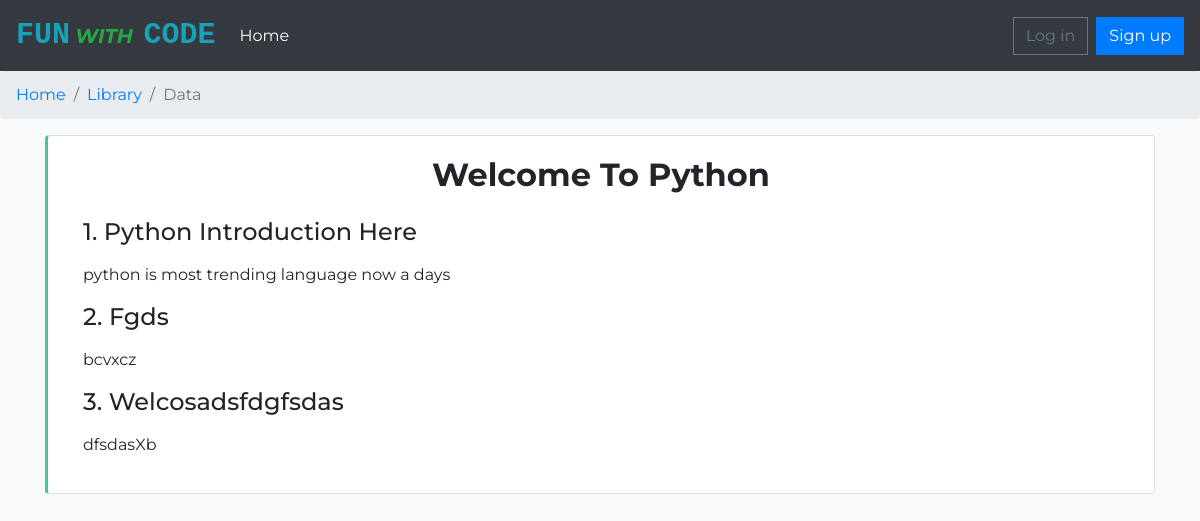
Screenshot of /post-detail/2/ with the database file from the repository.
### webapp/models.py (models this page shows, shortened)
class ArticleHeading(models.Model):
    name = models.CharField(max_length=100)
    language = models.ForeignKey(Languages,on_delete=models.CASCADE)
    created_by = models.ForeignKey(User,on_delete=models.CASCADE)
    status = models.IntegerField(default=0)
    created_at = models.DateTimeField(auto_now_add=True)
    updated_at = models.DateTimeField(auto_now=True)

class ArticleSubHeading(models.Model):
    name = models.CharField(max_length=100)
    description = models.TextField(max_length=1000,null=True,blank=True)
    heading = models.ForeignKey(ArticleHeading,on_delete=models.CASCADE)
    status = models.IntegerField(default=0)
    created_by = models.ForeignKey(User,on_delete=models.CASCADE)
    created_at = models.DateTimeField(auto_now_add=True)
    updated_at = models.DateTimeField(auto_now=True)

### webapp/views.py (the view)
# urls.py: path('post-detail/<int:pk>/',post_detail,name="post_detail")
def post_detail(request,pk):
    heading = get_object_or_404(ArticleHeading,pk=pk)
    subheading = ArticleSubHeading.objects.filter(heading=heading)
    code = ArticleCodeSnippet.objects.all()
    context={
        'heading':heading,
        'subheading':subheading,
        'code':code
    }
    return render(request,'webapp/post_detail.html',context)

### template/webapp/post_detail.html (shortened to what this page needs)
{%extends 'base.html'%}
{%load static%}
{% load crispy_forms_tags %}
{%block content%}
   <div class="container">
      <div class="card border-success-left mb-2">
  <div class="card-body">
      <h2 class="card-title text-center"><b>{{heading.name|title}}</b></h2>
      <div class="container mt-4">
          {%if subheading%}
          {%for subheading in subheading%}
          <h4>{{forloop.counter}}.&nbsp;{{subheading.name|title}}</h4>
          <p class="ml-2">{{subheading.description|safe}}</p>
          {%endfor%}
          {%endif%}
      </div>
  </div>
</div>
   </div>
{%endblock %}

### static/assets/css/custom.css (style rules this page uses)
* { font-family: 'Montserrat', sans-serif; }
.border-success-left { border-left: 3px solid #46c88b !important; }

### rows the page displays
ArticleHeading: name "Welcome To Python"
ArticleSubHeading: name "Python Introduction Here", description "python is most trending language now a days"
ArticleSubHeading: name "Fgds", description "bcvxcz"
ArticleSubHeading: name "Welcosadsfdgfsdas", description "dfsdasXb"
